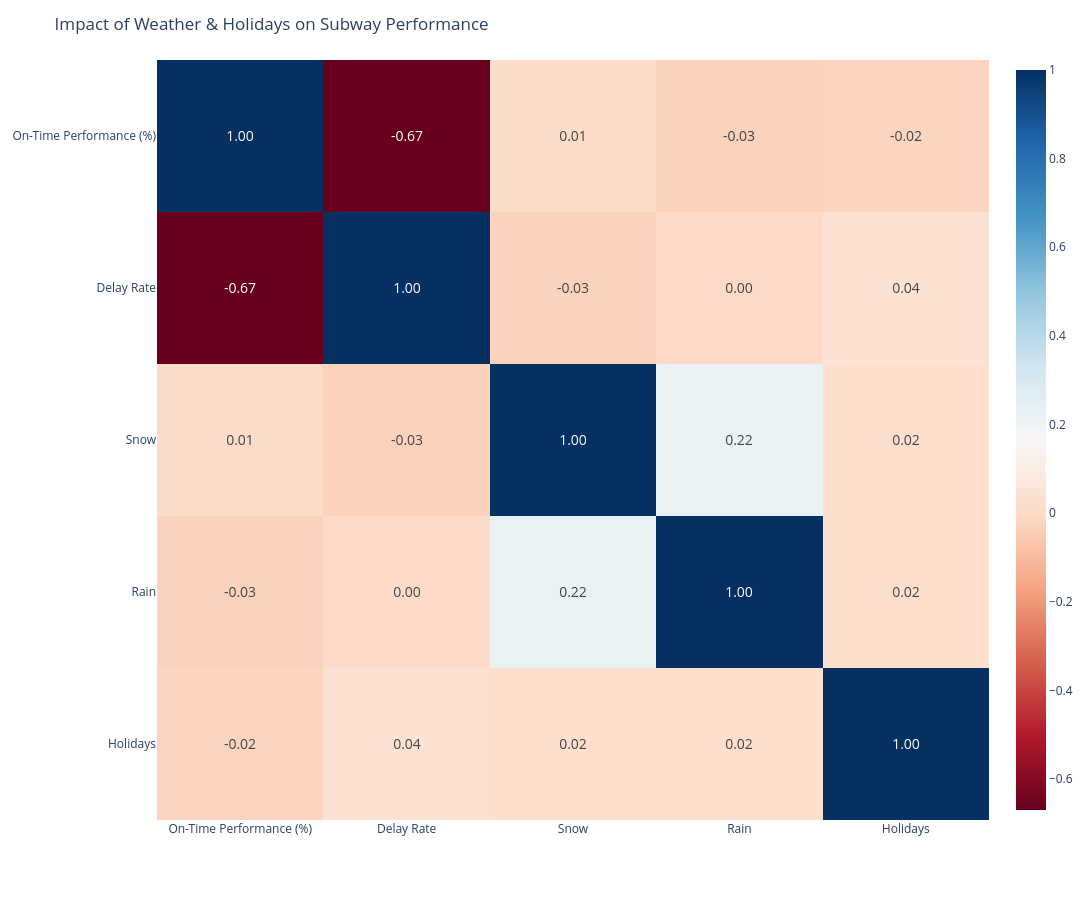

This figure's notebook cell:
### Markdown cell above
---
### Analysis with Weather and Holidays

### Code cell
cols = [
    "terminal_on_time_performance",
    "op_delay_rate",
    "snow",
    "precipitation",
    "num_holidays"
]

label_map = {
    "terminal_on_time_performance": "On-Time Performance (%)",
    "op_delay_rate": "Delay Rate",
    "snow": "Snow",
    "precipitation": "Rain",
    "num_holidays": "Holidays"
}

corr_pretty = final_df[cols].corr().round(2)
corr_pretty = corr_pretty.rename(index=label_map, columns=label_map)

fig = px.imshow(
    corr_pretty,
    text_auto=True,
    color_continuous_scale="RdBu",
    aspect="auto"
)

fig.update_layout(
    title="Impact of Weather & Holidays on Subway Performance",
    width=1100,
    height=900
)

fig.update_traces(texttemplate="%{z:.2f}", textfont_size=14)
fig.update_xaxes(tickfont=dict(size=12))
fig.update_yaxes(tickfont=dict(size=12))

fig.show()

### Figure 1 — Plotly figure (JSON) as saved in the notebook; plotly's stock layout.template omitted (floating-point values rounded to 4 significant figures)
{"data": [{"coloraxis": "coloraxis", "hovertemplate": "x: %{x}<br>y: %{y}<br>color: %{z}<extra></extra>", "name": "0", "textfont": {"size": 14}, "texttemplate": "%{z:.2f}", "type": "heatmap", "x": ["On-Time Performance (%)", "Delay Rate", "Snow", "Rain", "Holidays"], "xaxis": "x", "y": ["On-Time Performance (%)", "Delay Rate", "Snow", "Rain", "Holidays"], "yaxis": "y", "z": [[1.0, -0.67, 0.01, -0.03, -0.02], [-0.67, 1.0, -0.03, 0.0, 0.04], [0.01, -0.03, 1.0, 0.22, 0.02], [-0.03, 0.0, 0.22, 1.0, 0.02], [-0.02, 0.04, 0.02, 0.02, 1.0]]}], "layout": {"coloraxis": {"autocolorscale": false, "colorscale": [[0, "rgb(103,0,31)"], [0.1, "rgb(178,24,43)"], [0.2, "rgb(214,96,77)"], [0.3, "rgb(244,165,130)"], [0.4, "rgb(253,219,199)"], [0.5, "rgb(247,247,247)"], [0.6, "rgb(209,229,240)"], [0.7, "rgb(146,197,222)"], [0.8, "rgb(67,147,195)"], [0.9, "rgb(33,102,172)"], [1, "rgb(5,48,97)"]]}, "height": 900, "margin": {"t": 60}, "title": {"text": "Impact of Weather & Holidays on Subway Performance"}, "width": 1100, "xaxis": {"anchor": "y", "domain": [0, 1], "tickfont": {"size": 12}}, "yaxis": {"anchor": "x", "autorange": "reversed", "domain": [0, 1], "tickfont": {"size": 12}}}}
